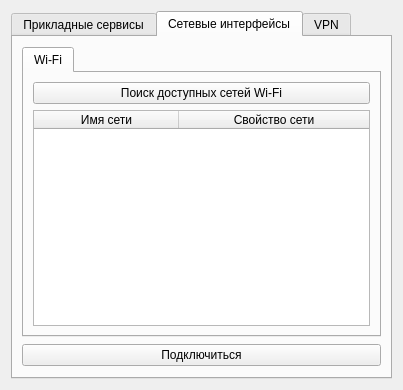
<?xml version="1.0" encoding="UTF-8"?>
<ui version="4.0">
 <class>MainWindow</class>
 <widget class="QWidget" name="MainWindow">
  <property name="geometry">
   <rect>
    <x>0</x>
    <y>0</y>
    <width>403</width>
    <height>390</height>
   </rect>
  </property>
  <property name="sizePolicy">
   <sizepolicy hsizetype="Fixed" vsizetype="Fixed">
    <horstretch>0</horstretch>
    <verstretch>0</verstretch>
   </sizepolicy>
  </property>
  <property name="minimumSize">
   <size>
    <width>403</width>
    <height>390</height>
   </size>
  </property>
  <property name="maximumSize">
   <size>
    <width>403</width>
    <height>390</height>
   </size>
  </property>
  <property name="windowTitle">
   <string>Options</string>
  </property>
  <property name="windowIcon">
   <iconset>
    <normaloff>../Важное/Университет/НИР/Рабочая часть/LiveUSB/icons/options.png</normaloff>../Важное/Университет/НИР/Рабочая часть/LiveUSB/icons/options.png</iconset>
  </property>
  <property name="layoutDirection">
   <enum>Qt::LeftToRight</enum>
  </property>
  <layout class="QVBoxLayout" name="verticalLayout_4">
   <item>
    <widget class="QTabWidget" name="tabSectionSettings">
     <property name="currentIndex">
      <number>1</number>
     </property>
     <widget class="QWidget" name="tabRemoteDesktop">
      <attribute name="title">
       <string>Прикладные сервисы</string>
      </attribute>
      <layout class="QVBoxLayout" name="verticalLayout_3">
       <item>
        <widget class="QTabWidget" name="tabProtocolForConnection">
         <property name="enabled">
          <bool>true</bool>
         </property>
         <property name="sizePolicy">
          <sizepolicy hsizetype="Expanding" vsizetype="Fixed">
           <horstretch>0</horstretch>
           <verstretch>0</verstretch>
          </sizepolicy>
         </property>
         <property name="minimumSize">
          <size>
           <width>0</width>
           <height>210</height>
          </size>
         </property>
         <property name="currentIndex">
          <number>1</number>
         </property>
         <widget class="QWidget" name="tabRDP">
          <attribute name="title">
           <string>RDP</string>
          </attribute>
          <widget class="QLineEdit" name="_edUsernameRDP">
           <property name="geometry">
            <rect>
             <x>20</x>
             <y>20</y>
             <width>321</width>
             <height>31</height>
            </rect>
           </property>
           <property name="sizePolicy">
            <sizepolicy hsizetype="Expanding" vsizetype="Fixed">
             <horstretch>0</horstretch>
             <verstretch>0</verstretch>
            </sizepolicy>
           </property>
           <property name="baseSize">
            <size>
             <width>0</width>
             <height>0</height>
            </size>
           </property>
           <property name="styleSheet">
            <string notr="true">font: 10pt &quot;Segoe UI&quot;;</string>
           </property>
           <property name="maxLength">
            <number>15</number>
           </property>
           <property name="placeholderText">
            <string>Имя пользователя</string>
           </property>
          </widget>
          <widget class="QLineEdit" name="_edIpAddressRDP">
           <property name="geometry">
            <rect>
             <x>170</x>
             <y>80</y>
             <width>171</width>
             <height>31</height>
            </rect>
           </property>
           <property name="styleSheet">
            <string notr="true">font: 10pt &quot;Segoe UI&quot;;</string>
           </property>
           <property name="inputMask">
            <string>999.999.999.999</string>
           </property>
           <property name="text">
            <string>192.168.000.001</string>
           </property>
           <property name="alignment">
            <set>Qt::AlignCenter</set>
           </property>
           <property name="placeholderText">
            <string/>
           </property>
          </widget>
          <widget class="QLineEdit" name="_edPasswordRDP">
           <property name="geometry">
            <rect>
             <x>20</x>
             <y>50</y>
             <width>321</width>
             <height>31</height>
            </rect>
           </property>
           <property name="styleSheet">
            <string notr="true">font: 10pt &quot;Segoe UI&quot;;</string>
           </property>
           <property name="maxLength">
            <number>15</number>
           </property>
           <property name="placeholderText">
            <string>Пароль</string>
           </property>
          </widget>
          <widget class="QCheckBox" name="_chboxUseDefaultPortRDP">
           <property name="geometry">
            <rect>
             <x>20</x>
             <y>120</y>
             <width>271</width>
             <height>24</height>
            </rect>
           </property>
           <property name="font">
            <font>
             <pointsize>11</pointsize>
            </font>
           </property>
           <property name="text">
            <string>Использовать порт по умолчанию</string>
           </property>
           <property name="checked">
            <bool>true</bool>
           </property>
          </widget>
          <widget class="QLineEdit" name="_edPortRDP">
           <property name="enabled">
            <bool>false</bool>
           </property>
           <property name="geometry">
            <rect>
             <x>290</x>
             <y>110</y>
             <width>51</width>
             <height>41</height>
            </rect>
           </property>
           <property name="layoutDirection">
            <enum>Qt::LeftToRight</enum>
           </property>
           <property name="styleSheet">
            <string notr="true">font: 10pt &quot;Segoe UI&quot;;</string>
           </property>
           <property name="text">
            <string>3389</string>
           </property>
           <property name="alignment">
            <set>Qt::AlignCenter</set>
           </property>
           <property name="placeholderText">
            <string/>
           </property>
          </widget>
          <widget class="QLabel" name="_lbIpAddrETH_3">
           <property name="enabled">
            <bool>true</bool>
           </property>
           <property name="geometry">
            <rect>
             <x>20</x>
             <y>80</y>
             <width>71</width>
             <height>31</height>
            </rect>
           </property>
           <property name="font">
            <font>
             <pointsize>11</pointsize>
             <weight>50</weight>
             <bold>false</bold>
            </font>
           </property>
           <property name="text">
            <string>IP-адрес:</string>
           </property>
          </widget>
         </widget>
         <widget class="QWidget" name="tabSSH">
          <property name="enabled">
           <bool>true</bool>
          </property>
          <attribute name="title">
           <string>SSH</string>
          </attribute>
          <widget class="QLineEdit" name="_edUsernameSSH">
           <property name="geometry">
            <rect>
             <x>20</x>
             <y>20</y>
             <width>321</width>
             <height>31</height>
            </rect>
           </property>
           <property name="sizePolicy">
            <sizepolicy hsizetype="Expanding" vsizetype="Fixed">
             <horstretch>0</horstretch>
             <verstretch>0</verstretch>
            </sizepolicy>
           </property>
           <property name="baseSize">
            <size>
             <width>0</width>
             <height>0</height>
            </size>
           </property>
           <property name="styleSheet">
            <string notr="true">font: 10pt &quot;Segoe UI&quot;;</string>
           </property>
           <property name="maxLength">
            <number>15</number>
           </property>
           <property name="placeholderText">
            <string>Имя пользователя</string>
           </property>
          </widget>
          <widget class="QLineEdit" name="_edIpAddressSSH">
           <property name="geometry">
            <rect>
             <x>170</x>
             <y>50</y>
             <width>171</width>
             <height>31</height>
            </rect>
           </property>
           <property name="styleSheet">
            <string notr="true">font: 10pt &quot;Segoe UI&quot;;</string>
           </property>
           <property name="inputMask">
            <string>999.999.999.999</string>
           </property>
           <property name="text">
            <string>192.168.000.001</string>
           </property>
           <property name="alignment">
            <set>Qt::AlignCenter</set>
           </property>
           <property name="placeholderText">
            <string>IP-адрес</string>
           </property>
          </widget>
          <widget class="QCheckBox" name="_chboxUseDefaultPortSSH">
           <property name="geometry">
            <rect>
             <x>20</x>
             <y>90</y>
             <width>271</width>
             <height>24</height>
            </rect>
           </property>
           <property name="font">
            <font>
             <pointsize>11</pointsize>
            </font>
           </property>
           <property name="text">
            <string>Использовать порт по умолчанию</string>
           </property>
           <property name="checked">
            <bool>true</bool>
           </property>
          </widget>
          <widget class="QLineEdit" name="_edPortSSH">
           <property name="enabled">
            <bool>false</bool>
           </property>
           <property name="geometry">
            <rect>
             <x>290</x>
             <y>80</y>
             <width>51</width>
             <height>41</height>
            </rect>
           </property>
           <property name="layoutDirection">
            <enum>Qt::LeftToRight</enum>
           </property>
           <property name="styleSheet">
            <string notr="true">font: 10pt &quot;Segoe UI&quot;;</string>
           </property>
           <property name="text">
            <string>22</string>
           </property>
           <property name="alignment">
            <set>Qt::AlignCenter</set>
           </property>
           <property name="placeholderText">
            <string/>
           </property>
          </widget>
          <widget class="QLabel" name="_lbIpAddrETH_2">
           <property name="enabled">
            <bool>true</bool>
           </property>
           <property name="geometry">
            <rect>
             <x>20</x>
             <y>50</y>
             <width>71</width>
             <height>31</height>
            </rect>
           </property>
           <property name="font">
            <font>
             <pointsize>11</pointsize>
             <weight>50</weight>
             <bold>false</bold>
            </font>
           </property>
           <property name="text">
            <string>IP-адрес:</string>
           </property>
          </widget>
          <widget class="QCheckBox" name="_chboxUseDomainSSH">
           <property name="geometry">
            <rect>
             <x>20</x>
             <y>140</y>
             <width>101</width>
             <height>31</height>
            </rect>
           </property>
           <property name="font">
            <font>
             <pointsize>11</pointsize>
            </font>
           </property>
           <property name="text">
            <string>Исп. домен</string>
           </property>
           <property name="checked">
            <bool>false</bool>
           </property>
          </widget>
          <widget class="QLineEdit" name="_edDomainSSH">
           <property name="enabled">
            <bool>false</bool>
           </property>
           <property name="geometry">
            <rect>
             <x>170</x>
             <y>140</y>
             <width>171</width>
             <height>31</height>
            </rect>
           </property>
           <property name="sizePolicy">
            <sizepolicy hsizetype="Expanding" vsizetype="Fixed">
             <horstretch>0</horstretch>
             <verstretch>0</verstretch>
            </sizepolicy>
           </property>
           <property name="baseSize">
            <size>
             <width>0</width>
             <height>0</height>
            </size>
           </property>
           <property name="styleSheet">
            <string notr="true">font: 10pt &quot;Segoe UI&quot;;</string>
           </property>
           <property name="maxLength">
            <number>15</number>
           </property>
           <property name="placeholderText">
            <string>Домен</string>
           </property>
          </widget>
         </widget>
        </widget>
       </item>
       <item>
        <spacer name="verticalSpacer_2">
         <property name="orientation">
          <enum>Qt::Vertical</enum>
         </property>
         <property name="sizeHint" stdset="0">
          <size>
           <width>20</width>
           <height>40</height>
          </size>
         </property>
        </spacer>
       </item>
       <item>
        <layout class="QHBoxLayout" name="ltNavigation">
         <item>
          <widget class="QPushButton" name="_btCancel">
           <property name="text">
            <string>Отменить</string>
           </property>
          </widget>
         </item>
         <item>
          <widget class="QPushButton" name="_btSave">
           <property name="text">
            <string>Сохранить</string>
           </property>
          </widget>
         </item>
         <item>
          <widget class="QPushButton" name="_btApply">
           <property name="text">
            <string>Применить</string>
           </property>
          </widget>
         </item>
        </layout>
       </item>
      </layout>
     </widget>
     <widget class="QWidget" name="tabNetwork">
      <attribute name="title">
       <string>Сетевые интерфейсы</string>
      </attribute>
      <layout class="QVBoxLayout" name="verticalLayout_5">
       <item>
        <widget class="QTabWidget" name="tabConnectionType">
         <property name="enabled">
          <bool>true</bool>
         </property>
         <property name="minimumSize">
          <size>
           <width>0</width>
           <height>290</height>
          </size>
         </property>
         <property name="maximumSize">
          <size>
           <width>16777215</width>
           <height>290</height>
          </size>
         </property>
         <property name="currentIndex">
          <number>0</number>
         </property>
         <widget class="QWidget" name="tabWiFi">
          <property name="enabled">
           <bool>true</bool>
          </property>
          <attribute name="title">
           <string>Wi-Fi</string>
          </attribute>
          <layout class="QVBoxLayout" name="verticalLayout_2">
           <item>
            <widget class="QPushButton" name="_btScanWifiNetworks">
             <property name="enabled">
              <bool>true</bool>
             </property>
             <property name="text">
              <string>Поиск доступных сетей Wi-Fi</string>
             </property>
            </widget>
           </item>
           <item>
            <widget class="QTableWidget" name="_tableWifiNetworks">
             <property name="enabled">
              <bool>true</bool>
             </property>
             <attribute name="horizontalHeaderCascadingSectionResizes">
              <bool>true</bool>
             </attribute>
             <attribute name="horizontalHeaderMinimumSectionSize">
              <number>57</number>
             </attribute>
             <attribute name="horizontalHeaderDefaultSectionSize">
              <number>145</number>
             </attribute>
             <attribute name="horizontalHeaderStretchLastSection">
              <bool>true</bool>
             </attribute>
             <column>
              <property name="text">
               <string>Имя сети</string>
              </property>
             </column>
             <column>
              <property name="text">
               <string>Свойство сети</string>
              </property>
             </column>
            </widget>
           </item>
          </layout>
         </widget>
        </widget>
       </item>
       <item>
        <widget class="QPushButton" name="_btConnect">
         <property name="text">
          <string>Подключиться</string>
         </property>
        </widget>
       </item>
      </layout>
     </widget>
     <widget class="QWidget" name="tab">
      <attribute name="title">
       <string>VPN</string>
      </attribute>
      <widget class="QPushButton" name="_btUseVPN">
       <property name="geometry">
        <rect>
         <x>30</x>
         <y>20</y>
         <width>91</width>
         <height>31</height>
        </rect>
       </property>
       <property name="font">
        <font>
         <pointsize>11</pointsize>
        </font>
       </property>
       <property name="text">
        <string>Вкл</string>
       </property>
       <property name="checkable">
        <bool>true</bool>
       </property>
      </widget>
      <widget class="QPushButton" name="_btChooseFile">
       <property name="enabled">
        <bool>false</bool>
       </property>
       <property name="geometry">
        <rect>
         <x>30</x>
         <y>70</y>
         <width>134</width>
         <height>31</height>
        </rect>
       </property>
       <property name="text">
        <string>Выбрать файл</string>
       </property>
      </widget>
      <widget class="QLineEdit" name="_edFilePath">
       <property name="enabled">
        <bool>false</bool>
       </property>
       <property name="geometry">
        <rect>
         <x>30</x>
         <y>100</y>
         <width>321</width>
         <height>31</height>
        </rect>
       </property>
       <property name="readOnly">
        <bool>true</bool>
       </property>
      </widget>
     </widget>
    </widget>
   </item>
  </layout>
 </widget>
 <resources/>
 <connections/>
</ui>
